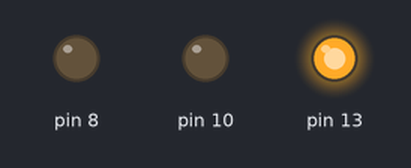
A sketch run on a simulated Arduino Uno, built with avr-gcc and run on an emulated ATmega328P. Parts: output pins drawn as LEDs (lit = HIGH).

Above: at 2.5 s.
At 10.5 s:
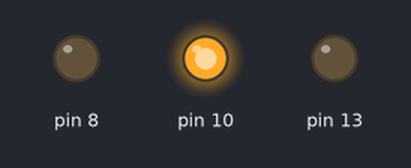
At 12.7 s:
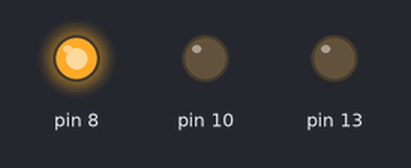
At 14.2 s:
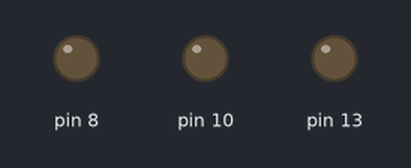
Timing chart, 0 to 19.5 s (numbered marks = the images above):
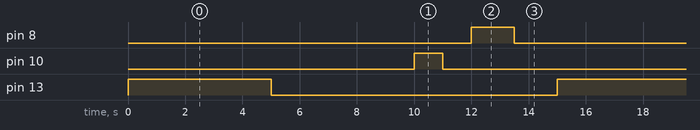

The sketch:

code.ino
```cpp
void setup(){
  pinMode(13,OUTPUT);
  pinMode(8,OUTPUT);
  pinMode(10,OUTPUT);
}

void loop(){
  //FOR THR RED LOGHT
  digitalWrite(13,HIGH);
  delay(5000);
  digitalWrite(13,LOW);
  delay(5000);
  //FOR THE YELLOW LIGHT
  digitalWrite(10,HIGH);
  delay(1000);
  digitalWrite(10,LOW);
  delay(1000);
  //FOR THE GREEN LIGHT
  digitalWrite(8,HIGH);
  delay(1500);
  digitalWrite(8,LOW);
  delay(1500);
}
```

Measured:
- by itself, pin 8: alternates HIGH for 1.5 s and LOW for 13.5 s
- by itself, pin 10: alternates HIGH for 1.0 s and LOW for 14.0 s
- by itself, pin 13: alternates HIGH for 5.0 s and LOW for 10.0 s
